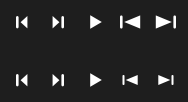

Python code for this plot:
# -*- coding: utf-8 -*-
"""Headless probe: play_next / play_prev glyph shrink (v1.5.8).

Renders the transport-row glyphs BEFORE (full-canvas mockup geometry) and
AFTER (75% geometry now in icons.py) into probe_icon_size.png so the
visual weight can be compared against the play / begin / live neighbors.
Offscreen platform — no window, no focus, no audio.
"""
import os
import sys

sys.path.insert(0, os.path.dirname(os.path.abspath(__file__)))

os.environ.setdefault("QT_QPA_PLATFORM", "offscreen")

from PyQt5 import QtCore, QtGui, QtWidgets  # noqa: E402

from src.ui import icons as ic  # noqa: E402

PASS, FAIL = [], []


def check(name, cond):
    (PASS if cond else FAIL).append(name)
    print(("  ok   " if cond else "  FAIL ") + name)


def old_play_next(p, c):
    p.setPen(QtCore.Qt.NoPen)
    p.setBrush(c)
    p.drawPolygon(QtGui.QPolygonF(
        [ic._F(1.8, 5.4), ic._F(1.8, 18.6), ic._F(17.8, 12.0)]))
    p.drawRoundedRect(QtCore.QRectF(19.4, 5.4, 2.6, 13.2), 1.3, 1.3)


def old_play_prev(p, c):
    p.setPen(QtCore.Qt.NoPen)
    p.setBrush(c)
    p.drawPolygon(QtGui.QPolygonF(
        [ic._F(22.2, 5.4), ic._F(22.2, 18.6), ic._F(6.2, 12.0)]))
    p.drawRoundedRect(QtCore.QRectF(2.0, 5.4, 2.6, 13.2), 1.3, 1.3)


def glyph_bounding_width(draw_fn):
    """Ink bounding-box width of a glyph on the 24px logical grid."""
    pm = QtGui.QPixmap(24, 24)
    pm.fill(QtCore.Qt.transparent)
    p = QtGui.QPainter(pm)
    p.setRenderHint(QtGui.QPainter.Antialiasing, False)
    draw_fn(p, ic.WHITE)
    p.end()
    img = pm.toImage()
    minX, maxX, minY, maxY = 24, -1, 24, -1
    for y in range(24):
        for x in range(24):
            if img.pixelColor(x, y).alpha() > 0:
                minX = min(minX, x); maxX = max(maxX, x)
                minY = min(minY, y); maxY = max(maxY, y)
    return maxX - minX + 1, maxY - minY + 1


def ink_area(draw_fn):
    """Count painted pixels — proxy for visual weight."""
    pm = QtGui.QPixmap(24, 24)
    pm.fill(QtCore.Qt.transparent)
    p = QtGui.QPainter(pm)
    p.setRenderHint(QtGui.QPainter.Antialiasing, False)
    draw_fn(p, ic.WHITE)
    p.end()
    img = pm.toImage()
    n = 0
    for y in range(24):
        for x in range(24):
            if img.pixelColor(x, y).alpha() > 0:
                n += 1
    return n


def new_next(p, c):
    ic.play_next().paint(p, QtCore.QRect(0, 0, 24, 24), QtCore.Qt.AlignCenter,
                         QtGui.QIcon.Normal, QtGui.QIcon.Off)


def new_prev(p, c):
    ic.play_prev().paint(p, QtCore.QRect(0, 0, 24, 24), QtCore.Qt.AlignCenter,
                         QtGui.QIcon.Normal, QtGui.QIcon.Off)


def main():
    app = QtWidgets.QApplication([])

    # --- geometry / weight checks -------------------------------------
    ow, oh = glyph_bounding_width(old_play_next)
    nw, nh = glyph_bounding_width(new_next)
    pw, ph = glyph_bounding_width(new_prev)
    play_w, play_h = glyph_bounding_width(
        lambda p, c: ic.play().paint(p, QtCore.QRect(0, 0, 24, 24),
                                     QtCore.Qt.AlignCenter,
                                     QtGui.QIcon.Normal, QtGui.QIcon.Off))
    print(f"  old next bbox {ow}x{oh}, new next {nw}x{nh}, "
          f"new prev {pw}x{ph}, play {play_w}x{play_h}")
    check("new next is narrower than old", nw < ow)
    check("new prev is narrower than old", pw < ow)
    check("twins stay mirrored (same bbox)", (nw, nh) == (pw, ph))
    oa, na, pa, la = (ink_area(old_play_next), ink_area(new_next),
                      ink_area(new_prev),
                      ink_area(lambda p, c: ic.live().paint(
                          p, QtCore.QRect(0, 0, 24, 24), QtCore.Qt.AlignCenter,
                          QtGui.QIcon.Normal, QtGui.QIcon.Off)))
    print(f"  ink area: old next {oa}, new next {na}, new prev {pa}, "
          f"live {la}")
    check("new next weight within 40% of live", abs(na - la) <= 0.4 * la)
    check("new prev weight within 40% of live", abs(pa - la) <= 0.4 * la)
    check("shrink actually happened (>=20% less ink than the old glyph)",
          na <= 0.8 * oa)

    # --- before/after strip -------------------------------------------
    S, GAP, PAD = 24, 12, 10
    row_old = [("begin", lambda p, c: ic.begin().paint(
                    p, QtCore.QRect(0, 0, 24, 24), QtCore.Qt.AlignCenter,
                    QtGui.QIcon.Normal, QtGui.QIcon.Off)),
               ("live", lambda p, c: ic.live().paint(
                    p, QtCore.QRect(0, 0, 24, 24), QtCore.Qt.AlignCenter,
                    QtGui.QIcon.Normal, QtGui.QIcon.Off)),
               ("play", lambda p, c: ic.play().paint(
                    p, QtCore.QRect(0, 0, 24, 24), QtCore.Qt.AlignCenter,
                    QtGui.QIcon.Normal, QtGui.QIcon.Off)),
               ("prev OLD", old_play_prev),
               ("next OLD", old_play_next)]
    row_new = [("begin", row_old[0][1]), ("live", row_old[1][1]),
               ("play", row_old[2][1]),
               ("prev NEW", new_prev), ("next NEW", new_next)]

    W = PAD * 2 + len(row_old) * (S + GAP) - GAP
    H = PAD * 2 + 2 * S + 34
    pm = QtGui.QPixmap(W, H)
    pm.fill(QtGui.QColor(30, 30, 30))
    p = QtGui.QPainter(pm)
    p.setRenderHint(QtGui.QPainter.Antialiasing, True)
    f = QtGui.QFont("Segoe UI", 7)
    for r, (row, ytop, tag) in enumerate(((row_old, PAD, "BEFORE"),
                                          (row_new, PAD + S + 34, "AFTER"))):
        p.setPen(QtGui.QColor(160, 160, 160))
        p.setFont(f)
        p.drawText(PAD, ytop - 2, tag)
        for i, (name, fn) in enumerate(row):
            x = PAD + i * (S + GAP)
            p.save()
            p.translate(x, ytop)
            fn(p, ic.WHITE)
            p.restore()
            p.setPen(QtGui.QColor(120, 120, 120))
            p.drawText(x, ytop + S + 10, name)
    p.end()
    out = os.path.join(os.path.dirname(os.path.abspath(__file__)),
                       "probe_icon_size.png")
    pm.save(out)
    print(f"  strip -> {out}")

    print(f"RESULT: {len(PASS)} pass, {len(FAIL)} fail")
    return 1 if FAIL else 0


if __name__ == "__main__":
    sys.exit(main())
